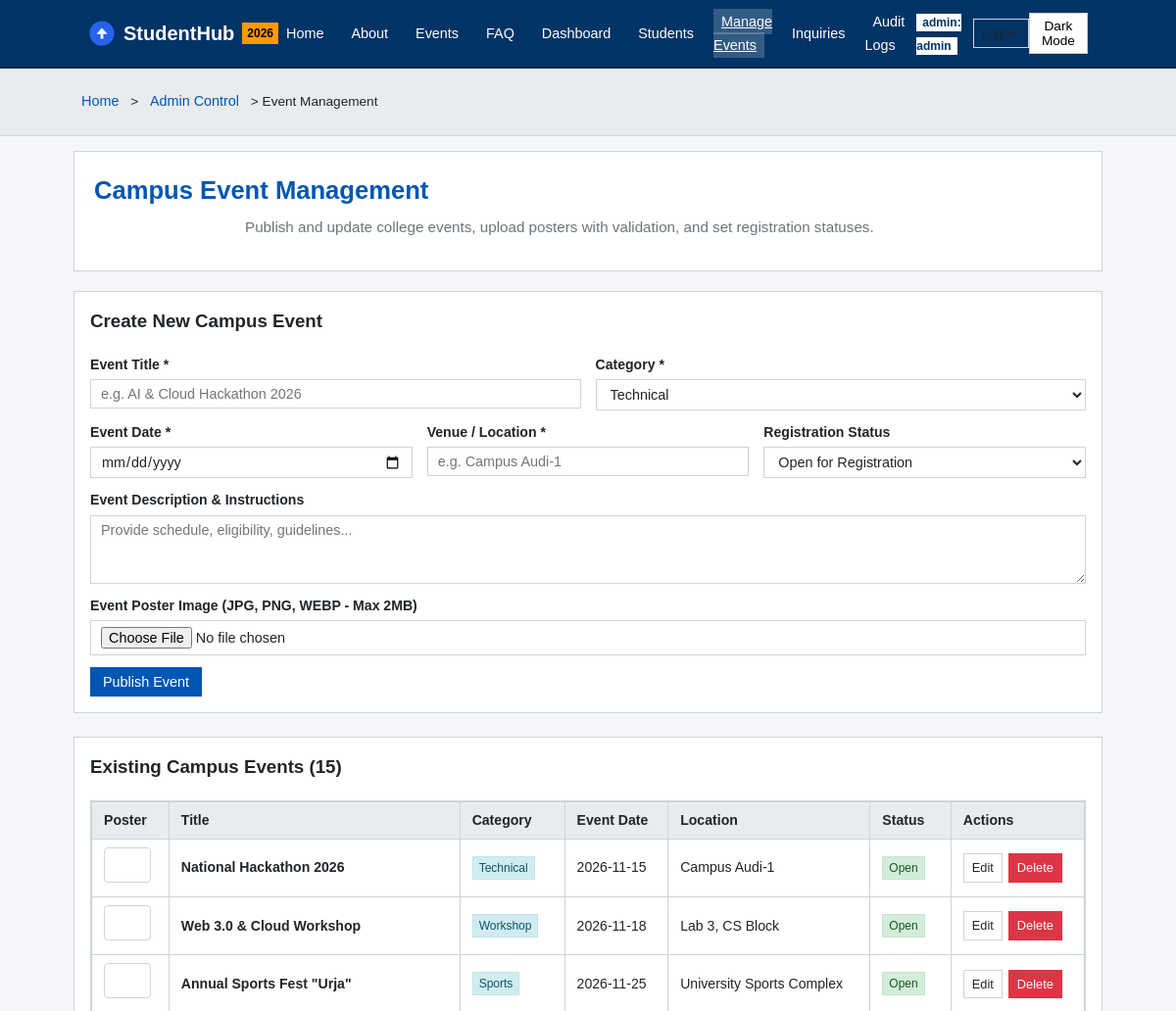
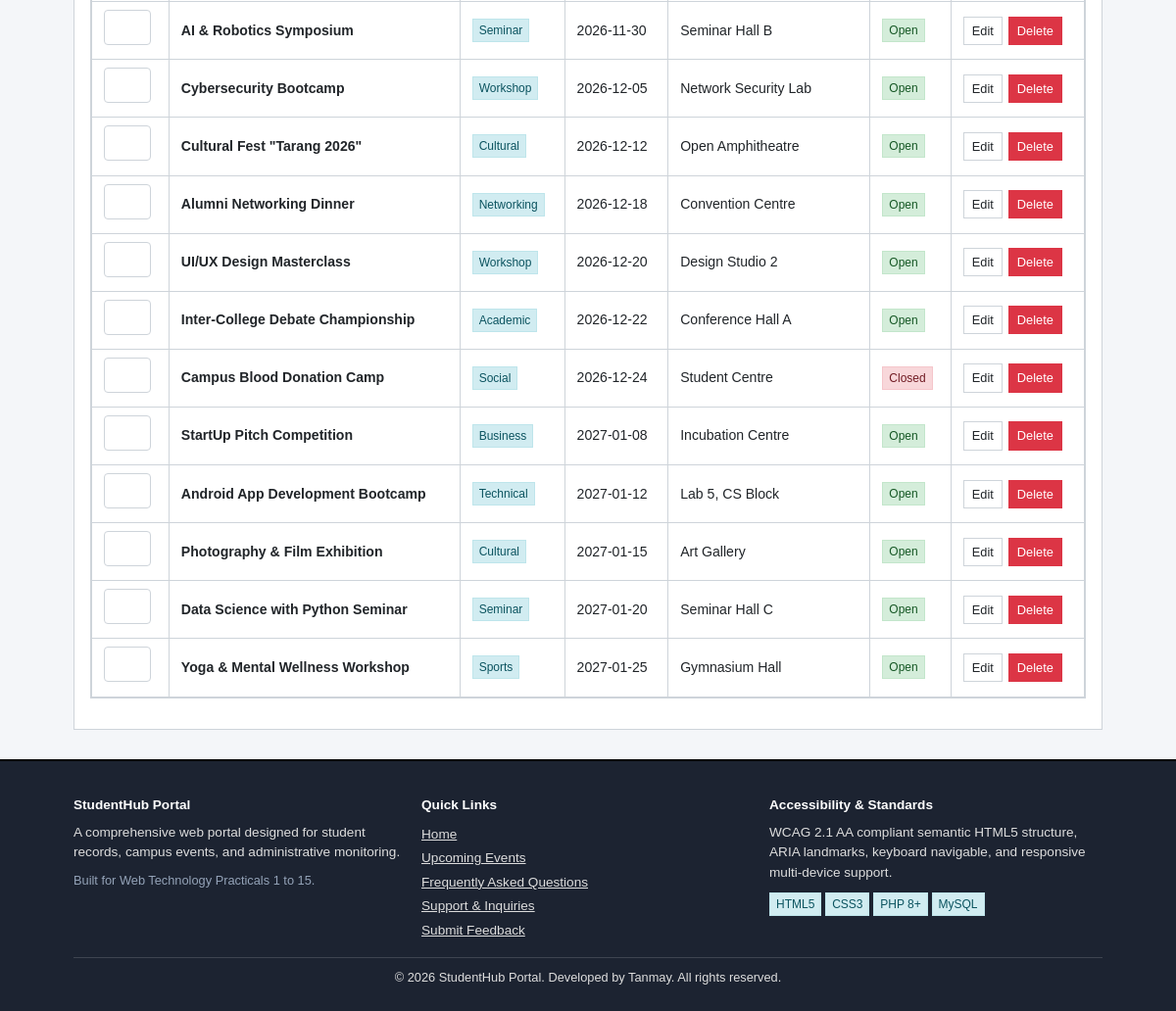
The app's page /admin_events.php (signed in) with its own data (2 pictures, top to bottom).
### tables this page shows
CREATE TABLE `events` (
  `id` INT AUTO_INCREMENT PRIMARY KEY,
  `title` VARCHAR(150) NOT NULL,
  `category` VARCHAR(50) NOT NULL,
  `description` TEXT NOT NULL,
  `event_date` DATE NOT NULL,
  `location` VARCHAR(100) NOT NULL,
  `poster_image` VARCHAR(255) DEFAULT 'assets/images/default-event.png',
  `status` ENUM('Open', 'Closed') NOT NULL DEFAULT 'Open',
  `created_at` TIMESTAMP DEFAULT CURRENT_TIMESTAMP
);

### admin_events.php (the view, shortened to what this page needs)
<?php
require_once __DIR__ . '/config/logger.php';
$edit_event = null;
$events = [];
if ($db_connected && $conn) {
    $res = mysqli_query($conn, "SELECT * FROM events ORDER BY event_date ASC");
    if ($res) {
        while ($row = mysqli_fetch_assoc($res)) {
            $events[] = $row;
        }
    }
}
require_once __DIR__ . '/includes/header.php';
?>
<div class="hero" style="text-align: left; padding: 20px;">
  <div>
    <h1>Campus Event Management</h1>
    <p>Publish and update college events, upload posters with validation, and set registration statuses.</p>
  </div>
</div>
<div class="card" style="margin-bottom: 24px;">
  <h3><?php echo $edit_event ? "Edit Event: " . htmlspecialchars($edit_event['title']) : "Create New Campus Event"; ?></h3>
  <form action="admin_events.php" method="POST" enctype="multipart/form-data" style="margin-top: 12px;">
    <div class="grid-2">
      <div class="form-group">
        <label for="title">Event Title *</label>
        <input type="text" id="title" name="title" class="form-control" placeholder="e.g. AI & Cloud Hackathon 2026" value="<?php echo $edit_event ? htmlspecialchars($edit_event['title']) : ''; ?>" required>
      </div>
      <div class="form-group">
        <label for="category">Category *</label>
        <select id="category" name="category" class="form-control" required>
          <option value="Technical" <?php echo ($edit_event && $edit_event['category'] === 'Technical') ? 'selected' : ''; ?>>Technical</option>
        </select>
      </div>
    </div>
    <div class="grid-3">
      <div class="form-group">
        <label for="event_date">Event Date *</label>
        <input type="date" id="event_date" name="event_date" class="form-control" value="<?php echo $edit_event ? htmlspecialchars($edit_event['event_date']) : ''; ?>" required>
      </div>
      <div class="form-group">
        <label for="location">Venue / Location *</label>
        <input type="text" id="location" name="location" class="form-control" placeholder="e.g. Campus Audi-1" value="<?php echo $edit_event ? htmlspecialchars($edit_event['location']) : ''; ?>" required>
      </div>
      <div class="form-group">
        <label for="status">Registration Status</label>
        <select id="status" name="status" class="form-control">
          <option value="Open" <?php echo ($edit_event && $edit_event['status'] === 'Open') ? 'selected' : ''; ?>>Open for Registration</option>
        </select>
      </div>
    </div>
    <div class="form-group">
      <label for="description">Event Description &amp; Instructions</label>
      <textarea id="description" name="description" class="form-control" rows="3" placeholder="Provide schedule, eligibility, guidelines..." required><?php echo $edit_event ? htmlspecialchars($edit_event['description']) : ''; ?></textarea>
    </div>
    <div class="form-group">
      <label for="poster">Event Poster Image (JPG, PNG, WEBP - Max 2MB)</label>
      <input type="file" id="poster" name="poster" class="form-control" accept="image/jpeg,image/png,image/webp">
    </div>
    <div style="display: flex; gap: 10px; margin-top: 8px;">
      <button type="submit" class="btn btn-primary"><?php echo $edit_event ? "Update Event" : "Publish Event"; ?></button>
    </div>
  </form>
</div>
<div class="card">
  <h3>Existing Campus Events (<?php echo count($events); ?>)</h3>
  <div class="table-responsive" style="margin-top: 12px;">
    <table>
      <thead>
        <tr>
          <th>Poster</th>
          <th>Title</th>
          <th>Category</th>
          <th>Event Date</th>
          <th>Location</th>
          <th>Status</th>
          <th>Actions</th>
        </tr>
      </thead>
      <tbody>
        <?php foreach ($events as $ev): ?>
          <tr>
            <td>
              <img src="<?php echo htmlspecialchars($ev['poster_image'] ?: 'assets/images/default-event.svg'); ?>" alt="Poster" style="width: 48px; height: 36px; object-fit: cover; border-radius: 4px; border: 1px solid var(--border-color);">
            </td>
            <td><strong><?php echo htmlspecialchars($ev['title']); ?></strong></td>
            <td><span class="badge badge-info"><?php echo htmlspecialchars($ev['category']); ?></span></td>
            <td><?php echo htmlspecialchars($ev['event_date']); ?></td>
            <td><?php echo htmlspecialchars($ev['location']); ?></td>
            <td><span class="badge <?php echo $ev['status'] === 'Open' ? 'badge-success' : 'badge-danger'; ?>"><?php echo htmlspecialchars($ev['status']); ?></span></td>
            <td>
              <div style="display: flex; gap: 6px;">
                <a href="admin_events.php?edit_id=<?php echo $ev['id']; ?>" class="btn btn-outline btn-sm">Edit</a>
                <a href="admin_events.php?action=delete&id=<?php echo $ev['id']; ?>" class="btn btn-danger btn-sm" onclick="return confirm('Permanently remove event &quot;<?php echo addslashes($ev['title']); ?>&quot;?');">Delete</a>
              </div>
            </td>
          </tr>
        <?php endforeach; ?>
      </tbody>
    </table>
  </div>
</div>
<?php require_once __DIR__ . '/includes/footer.php'; ?>

### assets/css/style.css (style rules this page uses)
:root { --bg-color: #f4f6f9; --text-color: #212529; --card-bg: #ffffff; --border-color: #ced4da; --primary-color: #0056b3; --primary-hover: #004085; --secondary-color: #6c757d; --success-color: #28a745; --danger-color: #dc3545; --warning-color: #ffc107; --header-bg: #003366; --header-text: #ffffff; --footer-bg: #1c2331; --footer-text: #dddddd; --font-family: Arial, Helvetica, sans-serif; }
* { box-sizing: border-box; margin: 0; padding: 0; }
body { font-family: var(--font-family); background-color: var(--bg-color); color: var(--text-color); line-height: 1.5; display: flex; flex-direction: column; min-height: 100vh; }
.hero { background: var(--card-bg); border: 1px solid var(--border-color); padding: 20px; margin-bottom: 20px; text-align: center; }
.hero h1 { font-size: 1.6rem; margin-bottom: 8px; color: var(--primary-color); }
.hero p { color: var(--secondary-color); max-width: 700px; margin: 0 auto 12px; font-size: 0.95rem; }
.btn { display: inline-block; padding: 6px 12px; text-decoration: none; font-size: 0.9rem; font-family: inherit; border: 1px solid transparent; cursor: pointer; text-align: center; }
.btn-primary { background-color: var(--primary-color); color: #ffffff; border-color: var(--primary-color); }
.btn-outline { border-color: var(--border-color); background: transparent; color: var(--text-color); }
.btn-danger { background-color: var(--danger-color); color: #ffffff; border-color: var(--danger-color); }
.btn-sm { padding: 4px 8px; font-size: 0.8rem; }
.grid-2 { display: grid; grid-template-columns: repeat(2, 1fr); gap: 15px; }
.grid-3 { display: grid; grid-template-columns: repeat(3, 1fr); gap: 15px; }
.card { background: var(--card-bg); border: 1px solid var(--border-color); padding: 16px; margin-bottom: 15px; display: flex; flex-direction: column; }
.card h2, .card h3, .card h4 { margin-bottom: 8px; }
.form-group { margin-bottom: 12px; display: flex; flex-direction: column; }
.form-group label { font-weight: bold; font-size: 0.88rem; margin-bottom: 4px; }
.form-control { width: 100%; padding: 6px 10px; border: 1px solid var(--border-color); background-color: var(--card-bg); color: var(--text-color); font-size: 0.9rem; font-family: inherit; }
textarea.form-control { min-height: 70px; }
.table-responsive { overflow-x: auto; border: 1px solid var(--border-color); background: var(--card-bg); margin-bottom: 15px; }
table { width: 100%; border-collapse: collapse; text-align: left; font-size: 0.88rem; }
th, td { padding: 8px 12px; border: 1px solid var(--border-color); }
th { background-color: #e9ecef; font-weight: bold; }
.badge { display: inline-block; padding: 2px 6px; font-size: 0.75rem; border: 1px solid var(--border-color); background: #f0f0f0; color: #333333; }
.badge-success { background: #d4edda; color: #155724; border-color: #c3e6cb; }
.badge-danger { background: #f8d7da; color: #721c24; border-color: #f5c6cb; }
.badge-info { background: #d1ecf1; color: #0c5460; border-color: #bee5eb; }

### records on screen
events: poster_image (placeholder picture), title "National Hackathon 2026", category "Technical", event_date "2026-11-15", location "Campus Audi-1", status "Open"
events: poster_image (placeholder picture), title "Web 3.0 & Cloud Workshop", category "Workshop", event_date "2026-11-18", location "Lab 3, CS Block", status "Open"
events: poster_image (placeholder picture), title "Annual Sports Fest \"Urja\"", category "Sports", event_date "2026-11-25", location "University Sports Complex", status "Open"
events: poster_image (placeholder picture), title "AI & Robotics Symposium", category "Seminar", event_date "2026-11-30", location "Seminar Hall B", status "Open"
events: poster_image (placeholder picture), title "Cybersecurity Bootcamp", category "Workshop", event_date "2026-12-05", location "Network Security Lab", status "Open"
events: poster_image (placeholder picture), title "Cultural Fest \"Tarang 2026\"", category "Cultural", event_date "2026-12-12", location "Open Amphitheatre", status "Open"
events: poster_image (placeholder picture), title "Alumni Networking Dinner", category "Networking", event_date "2026-12-18", location "Convention Centre", status "Open"
events: poster_image (placeholder picture), title "UI/UX Design Masterclass", category "Workshop", event_date "2026-12-20", location "Design Studio 2", status "Open"
events: poster_image (placeholder picture), title "Inter-College Debate Championship", category "Academic", event_date "2026-12-22", location "Conference Hall A", status "Open"
events: poster_image (placeholder picture), title "Campus Blood Donation Camp", category "Social", event_date "2026-12-24", location "Student Centre", status "Closed"
events: poster_image (placeholder picture), title "StartUp Pitch Competition", category "Business", event_date "2027-01-08", location "Incubation Centre", status "Open"
events: poster_image (placeholder picture), title "Android App Development Bootcamp", category "Technical", event_date "2027-01-12", location "Lab 5, CS Block", status "Open"
events: poster_image (placeholder picture), title "Photography & Film Exhibition", category "Cultural", event_date "2027-01-15", location "Art Gallery", status "Open"
events: poster_image (placeholder picture), title "Data Science with Python Seminar", category "Seminar", event_date "2027-01-20", location "Seminar Hall C", status "Open"
events: poster_image (placeholder picture), title "Yoga & Mental Wellness Workshop", category "Sports", event_date "2027-01-25", location "Gymnasium Hall", status "Open"

### other values on screen
$user['role'] "admin"
$user['username'] "admin"
$title "Home"
$title "Admin Control"
$title "Event Management"
count($events) "15"
